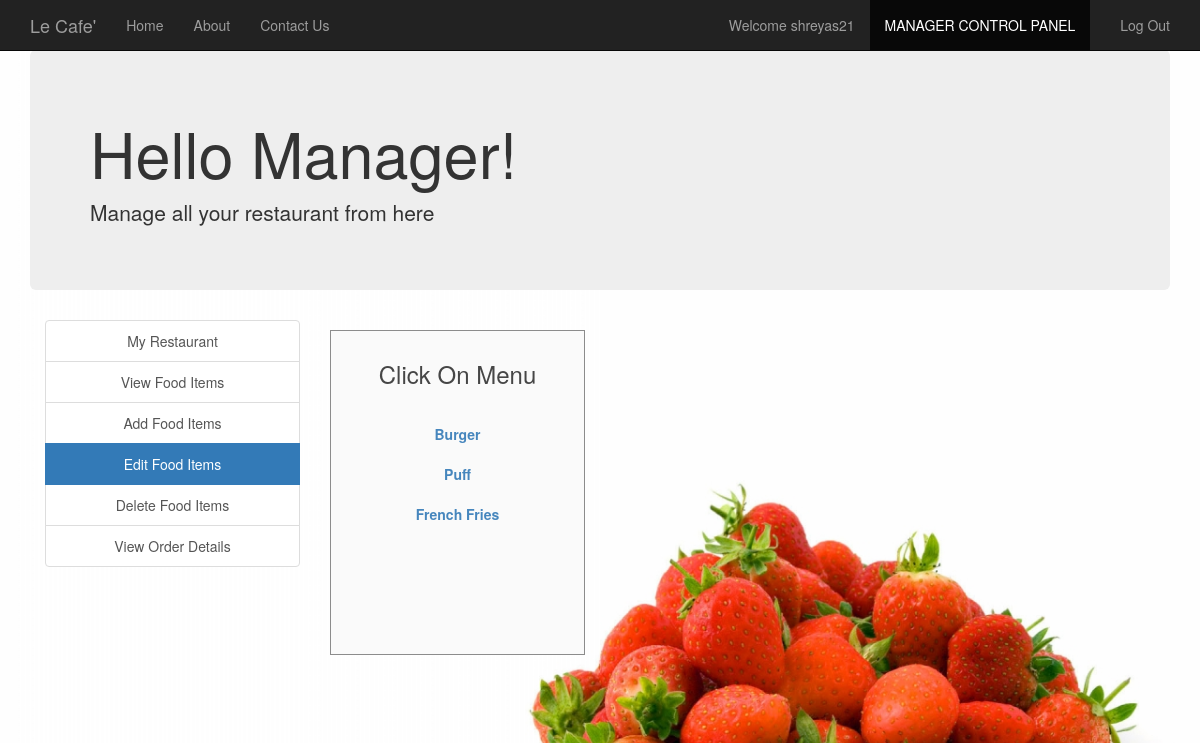
Screenshot of /edit_food_items.php (signed in) with the database file from the repository.
### tables this page shows
CREATE TABLE `manager` (
  `username` varchar(30) NOT NULL,
  `fullname` varchar(30) NOT NULL,
  `email` varchar(30) NOT NULL,
  `contact` varchar(30) NOT NULL,
  `address` varchar(50) NOT NULL,
  `password` varchar(30) NOT NULL
);

CREATE TABLE `food` (
  `F_ID` int(30) NOT NULL,
  `name` varchar(30) NOT NULL,
  `price` int(30) NOT NULL,
  `description` varchar(200) NOT NULL,
  `R_ID` int(30) NOT NULL,
  `images_path` varchar(200) NOT NULL,
  `options` varchar(10) NOT NULL DEFAULT 'ENABLE'
);

### session_m.php (called while the page is built, shortened)
<?php
$conn = Connect();
$user_check=$_SESSION['login_user1'];
$query = "SELECT username FROM MANAGER WHERE username = '$user_check'";
$ses_sql = mysqli_query($conn, $query);
$row = mysqli_fetch_assoc($ses_sql);
$login_session =$row['username'];
?>

### edit_food_items.php (the view, shortened to what this page needs)
<?php
include('session_m.php');
?>
<!DOCTYPE html>
<html>
  <head>
  </head>
  <link rel="stylesheet" type = "text/css" href ="css/edit_food_items.css">
  <link rel="stylesheet" type = "text/css" href ="css/bootstrap.min.css">
  <body>
    <nav class="navbar navbar-inverse navbar-fixed-top navigation-clean-search" role="navigation">
      <div class="container">
        <div class="navbar-header">
          <a class="navbar-brand" href="index.php">Le Cafe'</a>
        </div>
        <div class="collapse navbar-collapse " id="myNavbar">
          <ul class="nav navbar-nav">
            <li><a href="index.php">Home</a></li>
            <li><a href="aboutus.php">About</a></li>
            <li><a href="contactus.php">Contact Us</a></li>
          </ul>
          <ul class="nav navbar-nav navbar-right">
            <li><a href="#"><span class="glyphicon glyphicon-user"></span> Welcome <?php echo $login_session; ?> </a></li>
            <li class="active"> <a href="managerlogin.php">MANAGER CONTROL PANEL</a></li>
            <li><a href="logout_m.php"><span class="glyphicon glyphicon-log-out"></span> Log Out </a></li>
          </ul>
        </div>
      </div>
    </nav>
<div class="container">
    <div class="jumbotron">
     <h1>Hello Manager! </h1>
     <p>Manage all your restaurant from here</p>
    </div>
    </div>
<div class="container">
    	<div class="col-xs-3" style="text-align: center;">
    	<div class="list-group">
    		<a href="myrestaurant.php" class="list-group-item ">My Restaurant</a>
    		<a href="view_food_items.php" class="list-group-item ">View Food Items</a>
    		<a href="add_food_items.php" class="list-group-item ">Add Food Items</a>
    		<a href="edit_food_items.php" class="list-group-item active">Edit Food Items</a>
    		<a href="delete_food_items.php" class="list-group-item ">Delete Food Items</a>
        <a href="view_order_details.php" class="list-group-item ">View Order Details</a>
    	</div>
    </div>
<div class="col-xs-3">
  <div class="form-area" style="padding: 10px 10px 110px 10px; ">
    <div style="text-align: center;">
      <h3>Click On Menu <br><br></h3>
    </div>
    <?php
    $query = mysqli_query($conn, "SELECT * FROM food f WHERE f.R_ID IN (SELECT r.R_ID FROM RESTAURANTS r WHERE r.M_ID='$user_check') ORDER BY F_ID");
    while ($row = mysqli_fetch_array($query)) {
      ?>
      <div class="list-group" style="text-align: center;">
        <?php
      echo "<b><a href='edit_food_items.php?update= {$row['F_ID']}'>{$row['name']}</a></b>";
        ?>
      </div>
    <?php
    }
    ?>
  </div>
</div>
</div>
  </body>
<br>
</html>

### css/edit_food_items.css (style rules this page uses)
body,html { height: 100%; }
body { padding-top: 50px; background-image: url('headerimg2.jpg'); background-repeat: repeat; background-size: 100%; }
.form-area { background-color: #FAFAFA; padding: 10px 40px 60px; margin: 10px 0px 60px; border: 1px solid GREY; opacity:0.9; }

### rows the page displays
manager: username "shreyas21"
food: name "Burger"
food: name "Puff"
food: name "French Fries"
